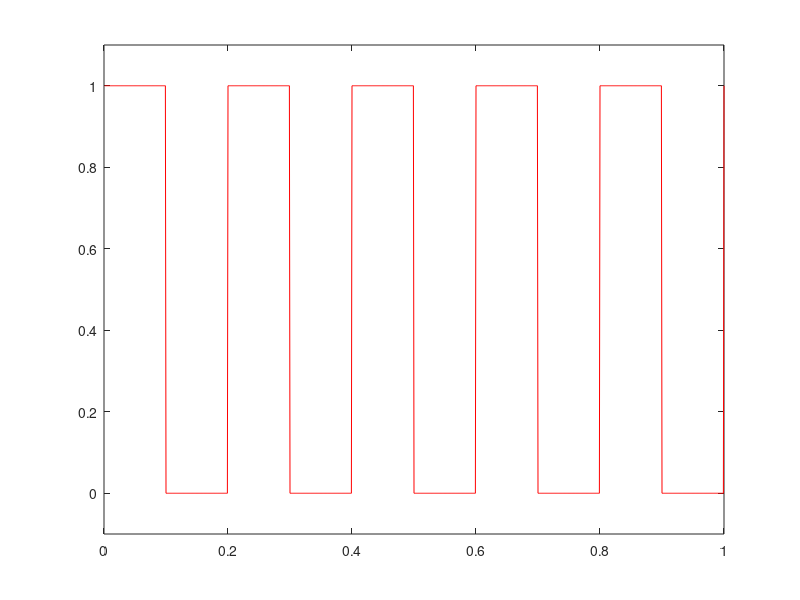
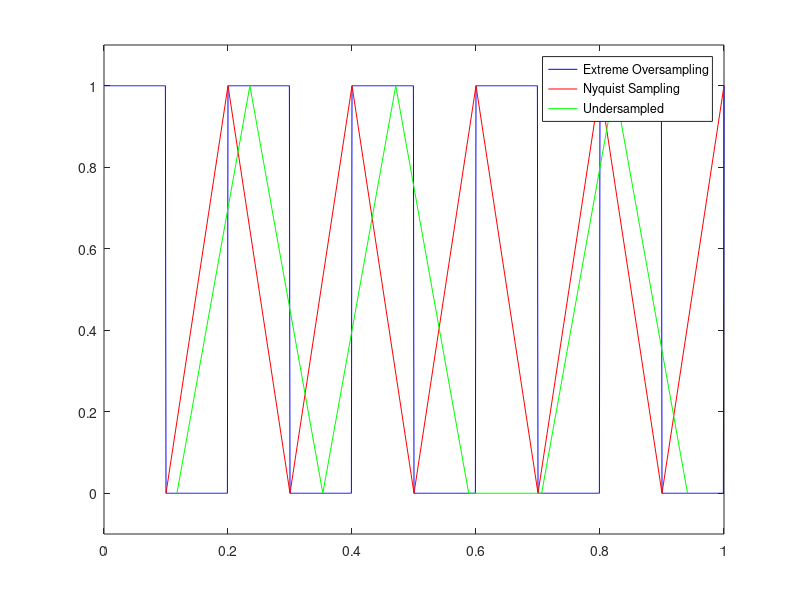
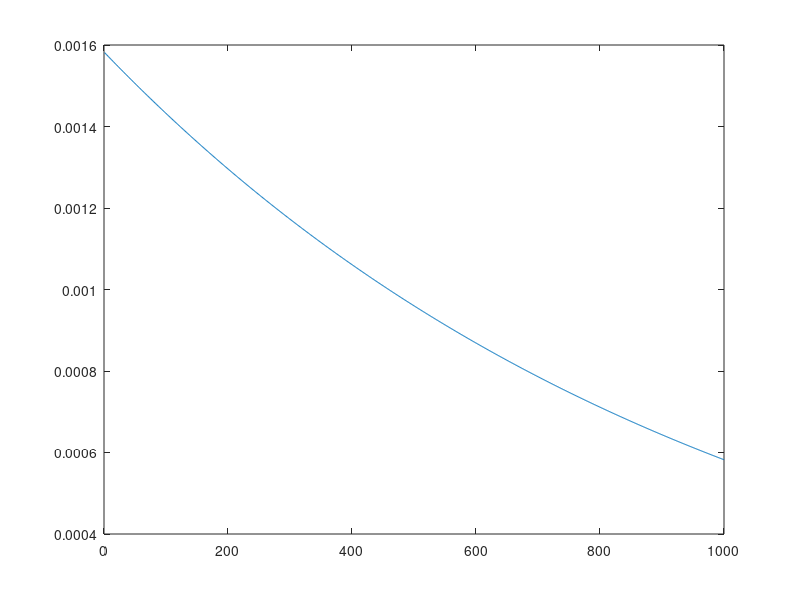
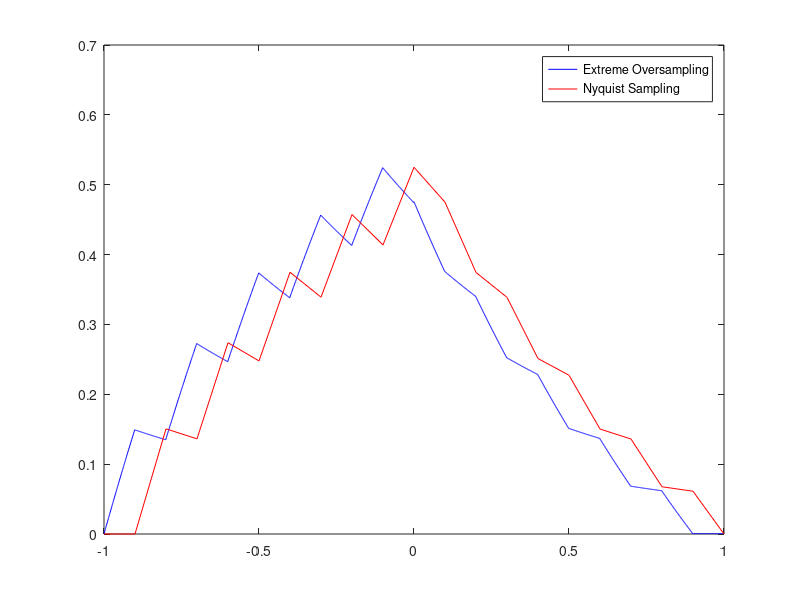

Write the MATLAB code that produced these figures, in order.
%% Define time vector
samplingFrequency = 1000; %Hz
timeStep = 1/samplingFrequency; %sec
T = 1; % sec
S = T*samplingFrequency; %samples
samples = 1:S;
time = samples*timeStep; %sec


%%Generate square wave
pulseFrequency = 5; %Hz
squareWave = square(time*pulseFrequency*2*pi);

%%Plot Sqaure Wave
figure(1), plot(time,squareWave, 'b')
title([num2str(pulseFrequency) 'Hz Square Pulse'])

%%Adjust Amplitude
squareWaveAdj = (squareWave+1)/2;
close(1)
figure(1), plot(time, squareWaveAdj, 'r')
set(gca, 'YLim', [-0.1 1.1])

%%Define Sampling time vector
nsamplingFrequency = 2*pulseFrequency;
ntimeStep = 1/nsamplingFrequency; %sec
T = 1; %sec
nS = T*nsamplingFrequency; %Number of samples
nsamples = 1:nS; %samples
ntime = nsamples*ntimeStep;%sec

%%Generate Nyquist Sampling Square Wave
nsquareWave = square(ntime*pulseFrequency*2*pi);
nsquareWaveAdj = (nsquareWave+1)/2;

%% Plot Nyquist Sampling Sqaure Wave Compared to Oversampled Square Wave
figure(2), plot(time, squareWaveAdj, 'b', ntime, nsquareWaveAdj, 'r')
legend('Extreme Oversampling', 'Nyquist Sampling')
set(gca, 'YLim', [-0.1 1.1])

%%Define Undersamples Time Vector
usamplingFrequency = 1.7*pulseFrequency;
utimeStep = 1/usamplingFrequency; %sec
T=1; %sec
uS = T*usamplingFrequency; %samples
usamples = 1:uS; %samples
utime = usamples*utimeStep; %sec

%%Generate Undersampled Square Wave
usquareWave = square(utime*pulseFrequency*2*pi);
usquareWaveAdj = (usquareWave+1)/2;

%%Plot Nyquist Sampling Square Wave Compared to Oversampled Square Wave
figure(2), plot(time,squareWaveAdj, 'b', ntime, nsquareWaveAdj, 'r', utime, usquareWaveAdj, 'g')
legend('Extreme Oversampling','Nyquist Sampling', 'Undersampled')
set(gca, 'YLim', [-0.1 1.1])
%{
%%Convolution with Linear Decay
%Generate Linear Decay Signals
lds = fliplr(time)/sum(time);
nlds = fliplr(ntime)/sum(ntime);
ulds = fliplr(utime)/sum(utime);

%%Convolve Square Wave Signals with Linear Decay Signals
squareWaveLDS = conv(squareWaveAdj, lds);
nsquareWaveNLDS = conv(nsquareWaveAdj, nlds);
usquareWaveULDS = conv(usquareWaveAdj, ulds);
%}

%Extend time vectors to match convolved signals
convtime = (-S:1:S)*timeStep;
nconvtime = (-nS:1:nS)*ntimeStep;
uconvtime = (-uS:1:uS)*utimeStep;

%{
%Pad convolved signals with leading and trailing zero
squareWaveLDS = [0,squareWaveLDS, 0];
nsquareWaveNLDS = [0,nsquareWaveNLDS, 0];
usquareWaveULDS = [0,usquareWaveULDS, 0];

figure(3), plot(convtime,squareWaveLDS,'b')
plot(nconvtime,nsquareWaveNLDS,'r')
plot(uconvtime,usquareWaveULDS,'g')
legend('Extreme Oversampling', 'Nyquist Sampling','Undersampled')
%}

%%Convolution with Exponential Decay
%Generate Exponential Decay Signals
eds = exp(-time);
eds = eds/sum(eds);
figure(3);
plot(eds)
neds = exp(-ntime);
neds = neds/sum(neds);
ueds = exp(-utime);
ueds = ueds/sum(ueds);

%Convolve Sqaure Wave Signals with Exponential Decay Signals
squareWaveEDS = conv(squareWaveAdj, eds);
nsquareWaveNEDS = conv(nsquareWaveAdj, neds);
usquareWaveUEDS = conv(usquareWaveAdj, ueds);

%Pad convolved signals with leading and trailing zero
squareWaveEDS = [0, squareWaveEDS, 0];
nsquareWaveNEDS = [0, nsquareWaveNEDS, 0];
usquareWaveUEDS = [0, usquareWaveUEDS, 0];

figure(4); 
plot(convtime, squareWaveEDS, 'b', nconvtime, nsquareWaveNEDS, 'r')
%plot(nconvtime, nsquareWaveNEDS, 'r')
%plot(uconvtime, usquareWaveUEDS, 'g')

legend('Extreme Oversampling', 'Nyquist Sampling', 'Undersampled')



